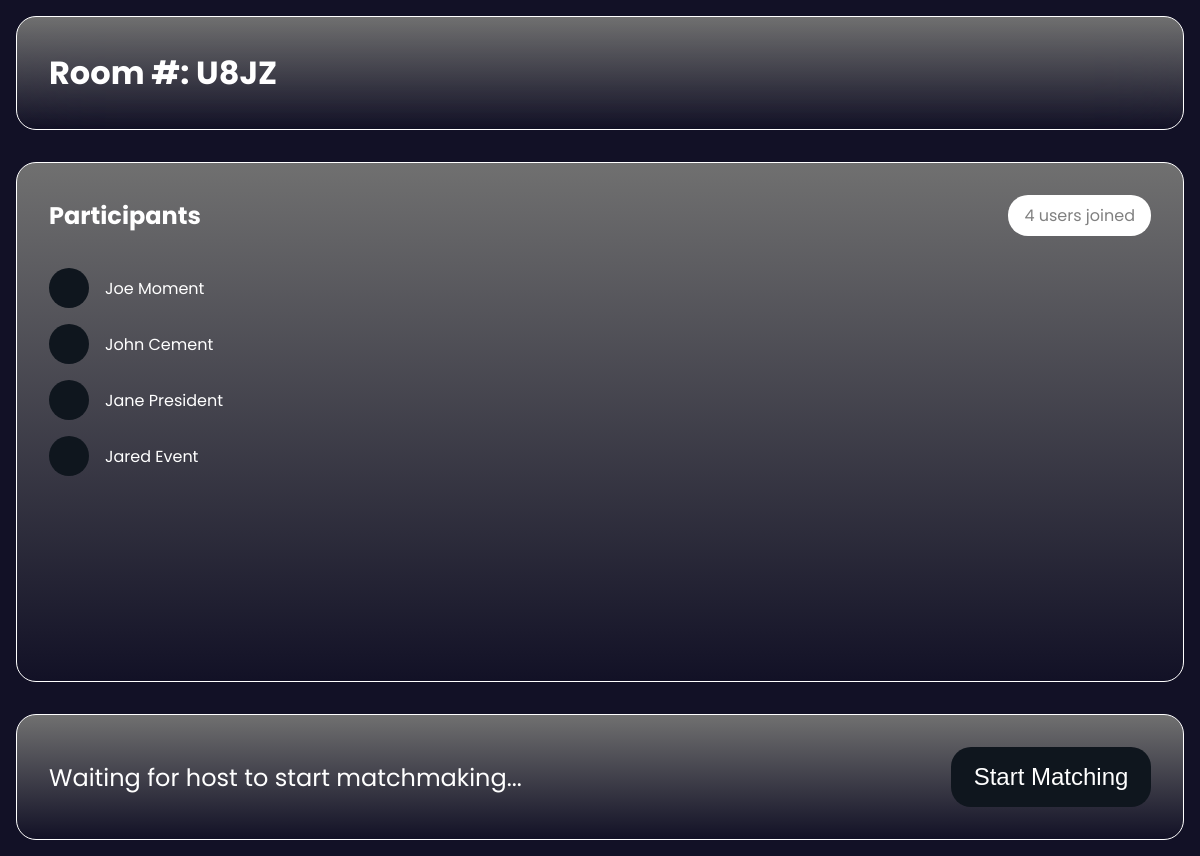
The app's page /master/match, older data.
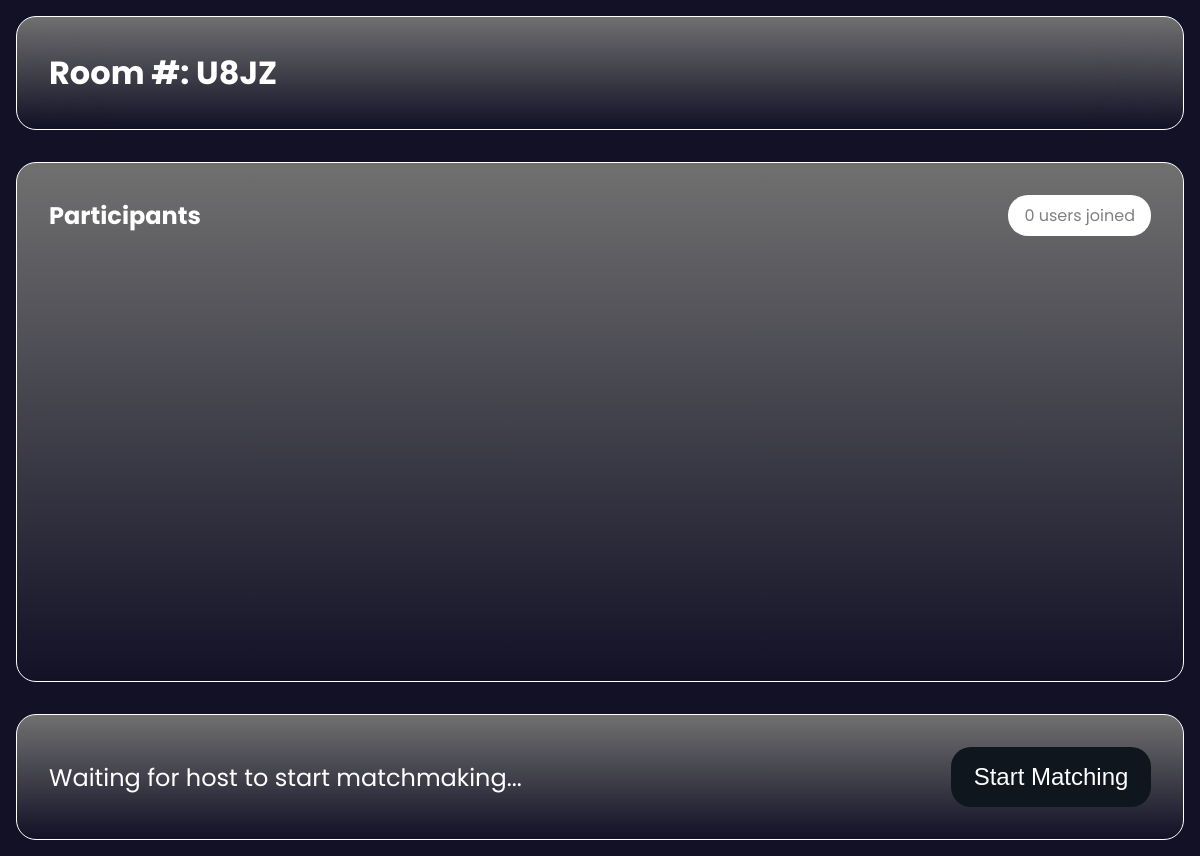
The same page, newer data.
### moment/models.py (models this page shows, shortened)
class User(db.Model):
    id = db.Column(db.Integer, primary_key=True)
    name = db.Column(db.String(120), nullable=False, unique=True)
    college = db.Column(db.String(120))
    skills = db.Column(db.String(120))
    answers = db.relationship('Answer', backref='user', lazy=True)

### moment/routes.py (the view)
@main.route('/master/match', methods=['GET'])
def masterMatch():
    users = User.query.all()
    participants = [{
        'name': user.name,
        'college': user.college,
        'skills': user.skills
    } for user in users]
    return render_template(
        '/admin/match.html', session_code=SESSION_CODE,
        participants=participants, length=len(participants)
    )

### moment/templates/admin/match.html (shortened to what this page needs)
<!DOCTYPE html>
<html lang="en">
  <head>
    <link href="/static/main.css" rel="stylesheet" />
  </head>
  <body>
    <div>
      <div class="top-bar">
        <h1 id="session_code">Room #: {{ session_code }} </h1>
      </div>
      <div class="details">
        <div class="participants">
          <div class="participant-header">
            <h2>Participants</h2>
            <p>{{ participants | length }} users joined</p>
          </div>
          <div class="users" id="users">
            {% for participant in participants %}
            <div class="player">
              <div class="pfp"></div>
              <p>{{ participant.name }}</p>
            </div>
            {% endfor %}
          </div>
        </div>
      </div>
      <div class="bottom-bar">
        <div class="bottom-message">
          <p>Waiting for host to start matchmaking...</p>
        </div>
        <div class="bottom-button">
          <button class="Start" id="master" type="button">Start Matching</button>
        </div>
      </div>
    </div>
  </body>
</html>

### moment/static/main.css (style rules this page uses)
:root { --primary-bg: #121126; --secondary-bg: linear-gradient(#707070FF, #00000000); --text-color: rgb(255, 255, 255); --accent-color: #0F161E; --border-radius-sm: 10px; --border-radius-md: 20px; --border-radius-lg: 40px; --spacing-xs: 0.5rem; --spacing-sm: 1rem; --spacing-md: 2rem; --spacing-lg: 3rem; }
* { margin: 0; padding: 0; box-sizing: border-box; z-index: 10; }
body { background-color: var(--primary-bg); font-family: 'Poppins', sans-serif; color: var(--text-color); min-height: 100vh; padding: var(--spacing-sm); overflow: hidden; }
h1, h2, h3, p { font-family: 'Poppins', sans-serif; color: var(--text-color); }
.top-bar { background: var(--secondary-bg); padding: var(--spacing-md); border-radius: var(--border-radius-md); margin-bottom: var(--spacing-md); border: 1px solid white; backdrop-filter: blur(50px); }
#session_code { color: white; }
.details { display: flex; flex-wrap: wrap; gap: var(--spacing-md); min-height: 65vh; max-height: 65vh }
.participants, .participant-form { background: var(--secondary-bg); border-radius: var(--border-radius-md); padding: var(--spacing-md); border: 1px solid white; }
.participants { max-height: 65vh; min-height: 65vh; flex: 1; min-width: 300px; }
.participant-header { display: flex; flex-wrap: wrap; gap: var(--spacing-sm); align-items: center; }
.participant-header h2 { flex: 1; }
.participant-header p { background-color: white; color: grey; padding: var(--spacing-xs) var(--spacing-sm); border-radius: var(--border-radius-md); }
.bottom-bar { display: flex; align-items: center; gap: var(--spacing-md); background: var(--secondary-bg); padding: var(--spacing-md); border-radius: var(--border-radius-md); margin-top: var(--spacing-md); border: 1px solid white; }
.bottom-message { flex: 1; font-size: clamp(1rem, 3vw, 1.5rem); }
.bottom-button { width: clamp(100px, 20%, 200px); }
.bottom-button button { width: 100%; padding: var(--spacing-sm); background-color: var(--accent-color); color: white; border: none; border-radius: var(--border-radius-md); font-size: clamp(1rem, 2vw, 1.5rem); cursor: pointer; }

Row changes from the older to the newer data that the page shows:
removed User: name "Joe Moment"
removed User: name "John Cement"
removed User: name "Jane President"
removed User: name "Jared Event"
Text that changed along with them:
{{ participants | length }}: "4" → "0"
